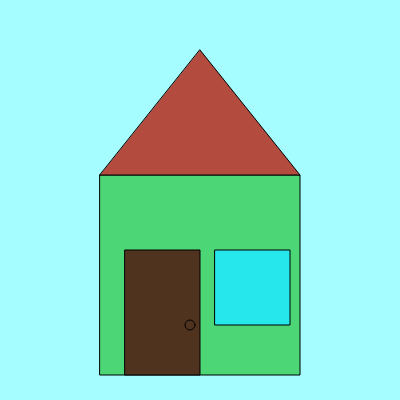
Frame 1 (no input)
Frame 60 (no input): identical to frame 1, image omitted
Frame 120 (the mouse pressed at the canvas centre since frame 60): identical to frame 1, image omitted

The p5.js sketch that drew this single still picture (run headless with seeded random() and noise() and a simulated clock; from frame 60 on, the mouse is pressed at the canvas centre):

// p5.js sketch
// ── sketch.js
function setup() {
    createCanvas(400, 400);
}

function draw() {
    let roof = color(179, 76, 62);
    let wall = color(77, 214, 118);
    let door = color(79, 51, 31);
    let window = color(38, 231, 235);
    let handle = color(255, 190, 38);

    background(166, 253, 255);

    fill(wall)
    rect(100, 175, 200, 200);

    fill(roof);
    triangle(100, 175, 300, 175, 200, 50);

    fill(door);
    rect(125, 250, 75, 125);

    circle(190, 325, 10);

    fill(window);
    rect(215, 250, 75, 75);
}
